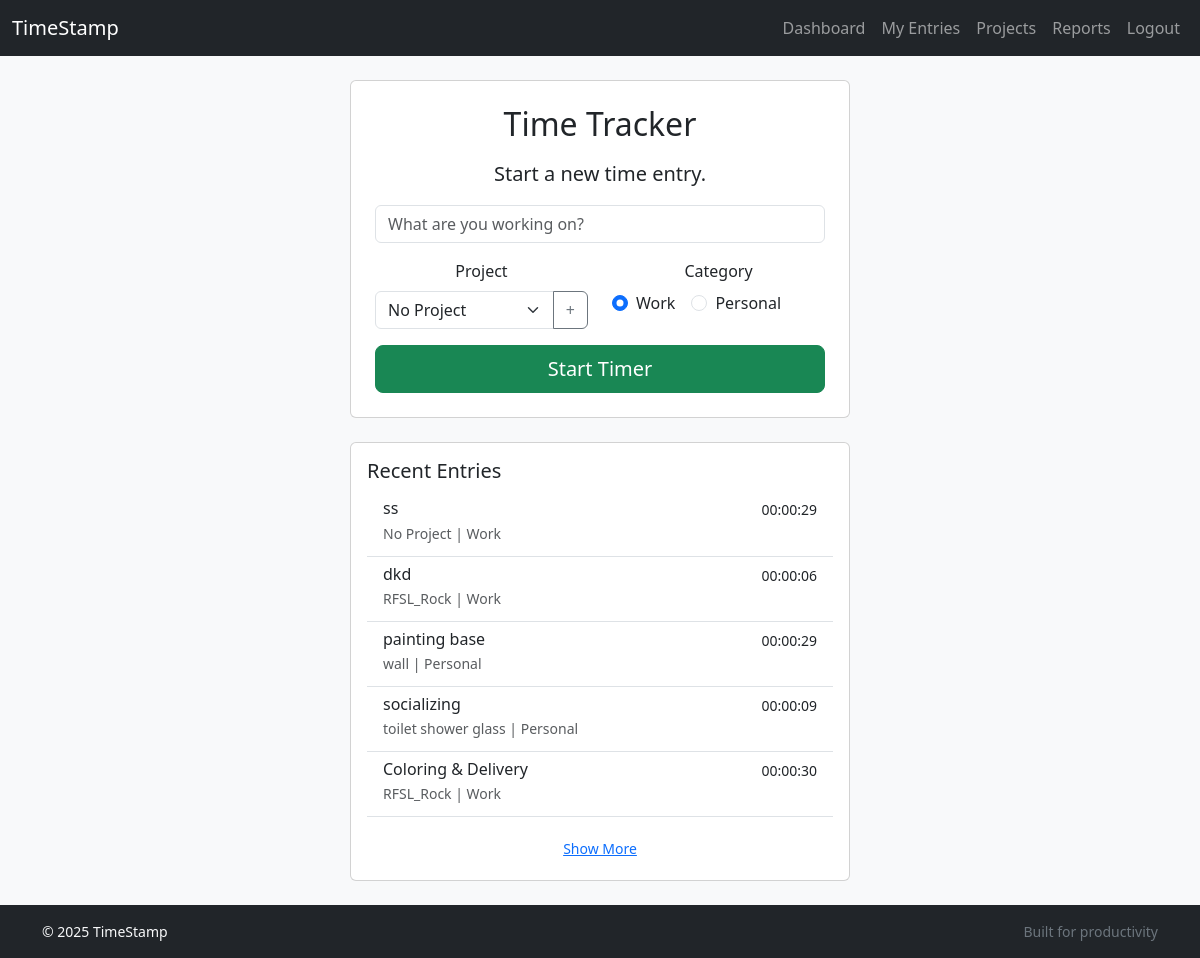
The page / (signed in) on the database as committed earlier.
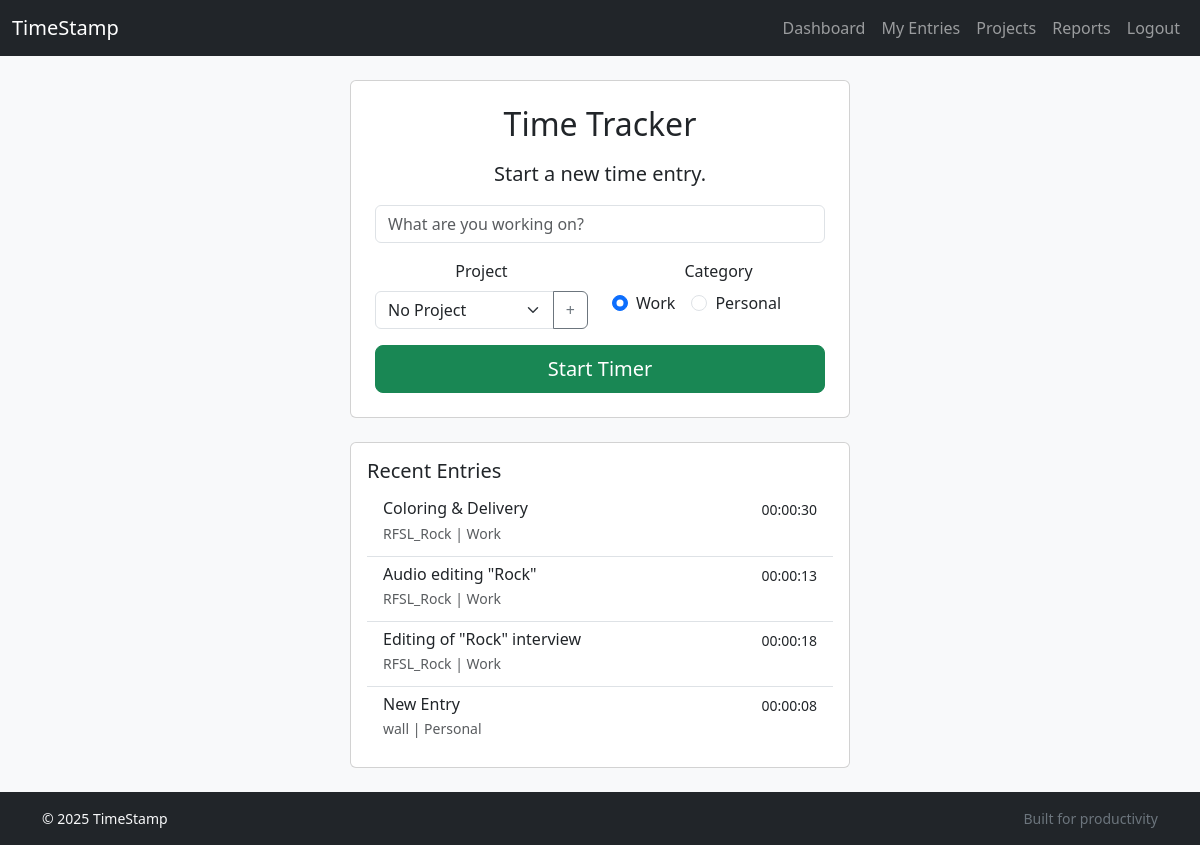
The same page on the database as committed later.
### tracker/models.py (models this page shows, shortened)
class TimeEntry(models.Model):
    CATEGORY_CHOICES = [
        ('work', 'Work'),
        ('personal', 'Personal'),
    ]
    user = models.ForeignKey(settings.AUTH_USER_MODEL, on_delete=models.CASCADE, related_name='time_entries')
    project = models.ForeignKey(Project, on_delete=models.SET_NULL, null=True, blank=True)
    title = models.CharField(max_length=200)
    start_time = models.DateTimeField()
    end_time = models.DateTimeField(null=True, blank=True)
    description = models.TextField(blank=True, help_text="Description of what you achieved.")
    notes = models.TextField(blank=True, help_text="Notes for the next session.")
    category = models.CharField(max_length=10, choices=CATEGORY_CHOICES, default='work')
    is_archived = models.BooleanField(default=False)
    is_hidden = models.BooleanField(default=False)
    class Meta:
        ordering = ['-start_time']
        indexes = [
            models.Index(fields=['user', 'start_time']),
            models.Index(fields=['user', 'category']),
            models.Index(fields=['is_archived', 'is_hidden']),
        ]
    @property
    def duration(self):
        if self.end_time:
            return self.end_time - self.start_time
        return None
    def formatted_duration(self):
        d = self.duration
        if not d:
            return ""
        total = int(d.total_seconds())
        h, rem = divmod(total, 3600)
        m, s = divmod(rem, 60)
        return f"{h:02d}:{m:02d}:{s:02d}"

class Project(models.Model):
    user = models.ForeignKey(settings.AUTH_USER_MODEL, on_delete=models.CASCADE, related_name='projects')
    name = models.CharField(max_length=100)
    description = models.TextField(blank=True)
    CATEGORY_CHOICES = [
        ('work', 'Work'),
        ('personal', 'Personal'),
    ]
    category = models.CharField(max_length=10, choices=CATEGORY_CHOICES, default='work')
    class Meta:
        verbose_name = "Project"
        verbose_name_plural = "Projects"
        indexes = [
            models.Index(fields=['user', 'name']),
        ]

### tracker/views.py (the view)
# urls.py: path('', views.HomePageView.as_view(), name='home'),
class HomePageView(LoginRequiredMixin, View):
    def get(self, request, *args, **kwargs):
        active_entry = TimeEntry.objects.filter(user=request.user, end_time__isnull=True).first()
        projects = Project.objects.filter(user=request.user)
        recent_entries = TimeEntry.objects.filter(
            user=request.user,
            end_time__isnull=False
        ).order_by('-start_time')[:10]
        context = {
            'active_entry': active_entry,
            'projects': projects,
            'recent_entries': recent_entries,
        }
        return render(request, 'home.html', context)

### templates/home.html (shortened to what the changed rows need)
{% extends "base.html" %}
{% block content %}
{% if user.is_authenticated %}
    <div class="text-center">
        <div class="card mx-auto" style="max-width: 500px;">
            <div class="card-body p-4">
                <h2 class="card-title mb-3">Time Tracker</h2>
            </div>
        </div>
    </div>
    {% if recent_entries %}
    <div class="card mx-auto mt-4" style="max-width: 500px;">
        <div class="card-body">
            <ul class="list-group list-group-flush" id="recent-entries-list">
                {% for entry in recent_entries %}
                <li class="list-group-item recent-entry" {% if forloop.counter > 5 %}style="display: none;"{% endif %}>
                    <div class="d-flex w-100 justify-content-between">
                        <h6 class="mb-1">{{ entry.title }}</h6>
                        <small>{{ entry.formatted_duration }}</small>
                    </div>
                    <p class="mb-1 text-muted small">
                        {{ entry.project.name|default:"No Project" }} | {{ entry.get_category_display }}
                    </p>
                </li>
                {% endfor %}
            </ul>
            {% if recent_entries|length > 5 %}
            <div class="text-center mt-3">
                <button class="btn btn-link btn-sm" id="show-more-btn">Show More</button>
            </div>
            {% endif %}
        </div>
    </div>
    {% endif %}
{% endif %}
{% endblock %}

Rows that differ between the two databases and show on the page:
removed TimeEntry: title "ss", formatted_duration "00:00:29", project.name "No Project", category "Work"
removed TimeEntry: title "dkd", formatted_duration "00:00:06", project.name "RFSL_Rock", category "Work"
removed TimeEntry: title "painting base", formatted_duration "00:00:29", project.name "wall", category "Personal"
removed TimeEntry: title "socializing", formatted_duration "00:00:09", project.name "toilet shower glass", category "Personal"
now on this page (row unchanged): TimeEntry: title "Audio editing \"Rock\"", formatted_duration "00:00:13", project.name "RFSL_Rock", category "Work"
now on this page (row unchanged): TimeEntry: title "Editing of \"Rock\" interview", formatted_duration "00:00:18", project.name "RFSL_Rock", category "Work"
now on this page (row edited): TimeEntry: title "New Entry", formatted_duration "00:00:08", project.name "wall", category "Personal"
Other text that changed with them:
text no longer shown: "Show More"
